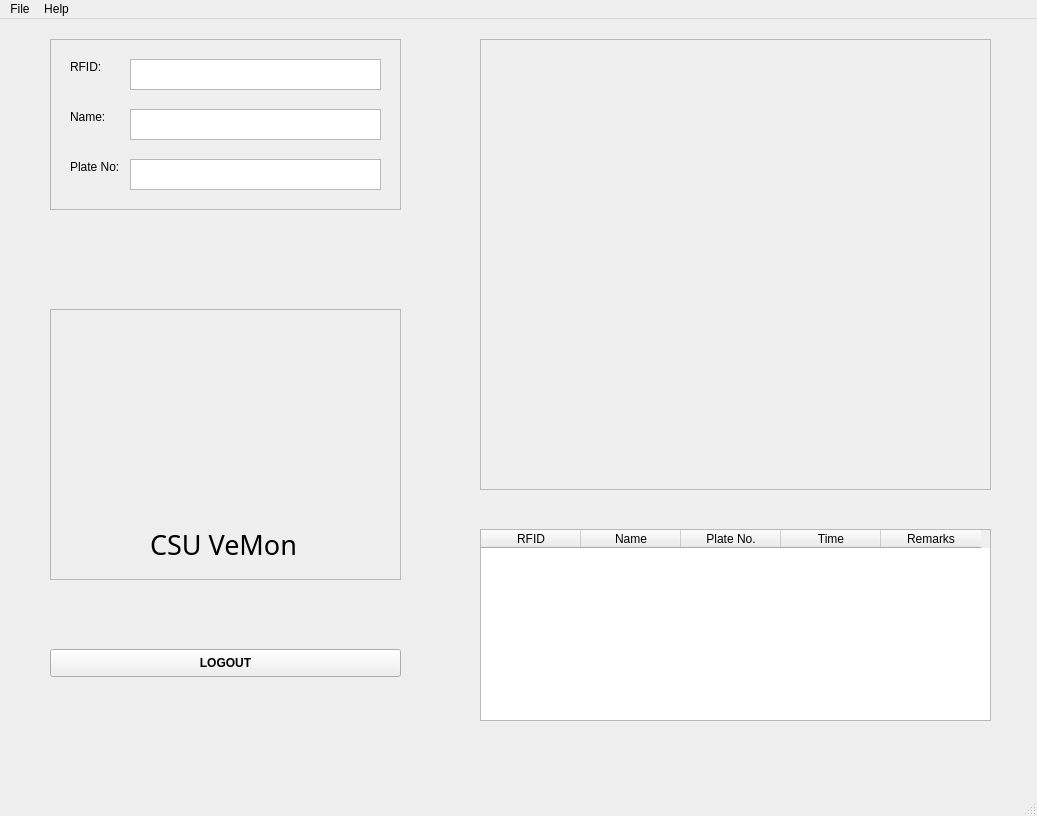
<?xml version="1.0" encoding="UTF-8"?>
<ui version="4.0">
 <class>MainWindow</class>
 <widget class="QMainWindow" name="MainWindow">
  <property name="geometry">
   <rect>
    <x>0</x>
    <y>0</y>
    <width>1037</width>
    <height>816</height>
   </rect>
  </property>
  <property name="windowTitle">
   <string>CSU-VeMon</string>
  </property>
  <property name="windowIcon">
   <iconset>
    <normaloff>../images/csuLogo.png</normaloff>../images/csuLogo.png</iconset>
  </property>
  <widget class="QWidget" name="centralwidget">
   <widget class="QTableWidget" name="tableLogs">
    <property name="enabled">
     <bool>true</bool>
    </property>
    <property name="geometry">
     <rect>
      <x>480</x>
      <y>510</y>
      <width>511</width>
      <height>192</height>
     </rect>
    </property>
    <property name="minimumSize">
     <size>
      <width>511</width>
      <height>0</height>
     </size>
    </property>
    <property name="sizeAdjustPolicy">
     <enum>QAbstractScrollArea::AdjustToContentsOnFirstShow</enum>
    </property>
    <property name="showGrid">
     <bool>true</bool>
    </property>
    <property name="wordWrap">
     <bool>true</bool>
    </property>
    <property name="cornerButtonEnabled">
     <bool>true</bool>
    </property>
    <attribute name="verticalHeaderHighlightSections">
     <bool>true</bool>
    </attribute>
    <column>
     <property name="text">
      <string>RFID</string>
     </property>
    </column>
    <column>
     <property name="text">
      <string>Name</string>
     </property>
    </column>
    <column>
     <property name="text">
      <string>Plate No.</string>
     </property>
    </column>
    <column>
     <property name="text">
      <string>Time</string>
     </property>
    </column>
    <column>
     <property name="text">
      <string>Remarks</string>
     </property>
    </column>
   </widget>
   <widget class="QFrame" name="frameInfo">
    <property name="enabled">
     <bool>true</bool>
    </property>
    <property name="geometry">
     <rect>
      <x>50</x>
      <y>20</y>
      <width>351</width>
      <height>171</height>
     </rect>
    </property>
    <property name="frameShape">
     <enum>QFrame::StyledPanel</enum>
    </property>
    <property name="frameShadow">
     <enum>QFrame::Raised</enum>
    </property>
    <widget class="QTextEdit" name="plateValue">
     <property name="enabled">
      <bool>true</bool>
     </property>
     <property name="geometry">
      <rect>
       <x>80</x>
       <y>120</y>
       <width>251</width>
       <height>31</height>
      </rect>
     </property>
     <property name="acceptDrops">
      <bool>false</bool>
     </property>
     <property name="readOnly">
      <bool>true</bool>
     </property>
    </widget>
    <widget class="QTextEdit" name="rfidValue">
     <property name="enabled">
      <bool>true</bool>
     </property>
     <property name="geometry">
      <rect>
       <x>80</x>
       <y>20</y>
       <width>251</width>
       <height>31</height>
      </rect>
     </property>
     <property name="acceptDrops">
      <bool>false</bool>
     </property>
     <property name="readOnly">
      <bool>true</bool>
     </property>
    </widget>
    <widget class="QTextEdit" name="nameValue">
     <property name="enabled">
      <bool>true</bool>
     </property>
     <property name="geometry">
      <rect>
       <x>80</x>
       <y>70</y>
       <width>251</width>
       <height>31</height>
      </rect>
     </property>
     <property name="acceptDrops">
      <bool>false</bool>
     </property>
     <property name="readOnly">
      <bool>true</bool>
     </property>
    </widget>
    <widget class="QLabel" name="nameLabel">
     <property name="geometry">
      <rect>
       <x>20</x>
       <y>70</y>
       <width>55</width>
       <height>16</height>
      </rect>
     </property>
     <property name="text">
      <string>Name:</string>
     </property>
    </widget>
    <widget class="QLabel" name="rfidLabel">
     <property name="geometry">
      <rect>
       <x>20</x>
       <y>20</y>
       <width>55</width>
       <height>16</height>
      </rect>
     </property>
     <property name="text">
      <string>RFID:</string>
     </property>
    </widget>
    <widget class="QLabel" name="plateLabel">
     <property name="geometry">
      <rect>
       <x>20</x>
       <y>120</y>
       <width>55</width>
       <height>16</height>
      </rect>
     </property>
     <property name="text">
      <string>Plate No:</string>
     </property>
    </widget>
   </widget>
   <widget class="QFrame" name="framePicture">
    <property name="geometry">
     <rect>
      <x>480</x>
      <y>20</y>
      <width>511</width>
      <height>451</height>
     </rect>
    </property>
    <property name="frameShape">
     <enum>QFrame::StyledPanel</enum>
    </property>
    <property name="frameShadow">
     <enum>QFrame::Raised</enum>
    </property>
    <widget class="QLabel" name="userPhoto">
     <property name="geometry">
      <rect>
       <x>10</x>
       <y>10</y>
       <width>491</width>
       <height>431</height>
      </rect>
     </property>
     <property name="text">
      <string/>
     </property>
     <property name="scaledContents">
      <bool>true</bool>
     </property>
    </widget>
   </widget>
   <widget class="QFrame" name="frameCSU">
    <property name="geometry">
     <rect>
      <x>50</x>
      <y>290</y>
      <width>351</width>
      <height>271</height>
     </rect>
    </property>
    <property name="frameShape">
     <enum>QFrame::StyledPanel</enum>
    </property>
    <property name="frameShadow">
     <enum>QFrame::Raised</enum>
    </property>
    <widget class="QLabel" name="csuLogo">
     <property name="geometry">
      <rect>
       <x>90</x>
       <y>20</y>
       <width>171</width>
       <height>171</height>
      </rect>
     </property>
     <property name="lineWidth">
      <number>0</number>
     </property>
     <property name="text">
      <string/>
     </property>
     <property name="pixmap">
      <pixmap>../images/csuLogo.png</pixmap>
     </property>
     <property name="scaledContents">
      <bool>true</bool>
     </property>
    </widget>
    <widget class="QLabel" name="csuLabel">
     <property name="geometry">
      <rect>
       <x>100</x>
       <y>220</y>
       <width>191</width>
       <height>31</height>
      </rect>
     </property>
     <property name="font">
      <font>
       <family>MS Reference Sans Serif</family>
       <pointsize>20</pointsize>
      </font>
     </property>
     <property name="text">
      <string>CSU VeMon</string>
     </property>
    </widget>
   </widget>
   <widget class="QPushButton" name="buttonLogout">
    <property name="geometry">
     <rect>
      <x>50</x>
      <y>630</y>
      <width>351</width>
      <height>28</height>
     </rect>
    </property>
    <property name="font">
     <font>
      <weight>75</weight>
      <bold>true</bold>
     </font>
    </property>
    <property name="autoFillBackground">
     <bool>false</bool>
    </property>
    <property name="text">
     <string>LOGOUT</string>
    </property>
    <property name="icon">
     <iconset>
      <normaloff>../images/logoutIcon.png</normaloff>../images/logoutIcon.png</iconset>
    </property>
   </widget>
  </widget>
  <widget class="QMenuBar" name="menubar">
   <property name="geometry">
    <rect>
     <x>0</x>
     <y>0</y>
     <width>1037</width>
     <height>21</height>
    </rect>
   </property>
   <widget class="QMenu" name="menuFile">
    <property name="title">
     <string>File</string>
    </property>
    <addaction name="actionExit"/>
   </widget>
   <widget class="QMenu" name="menuAbout">
    <property name="title">
     <string>Help</string>
    </property>
    <addaction name="actionAbout"/>
   </widget>
   <addaction name="menuFile"/>
   <addaction name="menuAbout"/>
  </widget>
  <widget class="QStatusBar" name="statusbar"/>
  <action name="actionCSV">
   <property name="text">
    <string>.csv</string>
   </property>
  </action>
  <action name="action_xlsx">
   <property name="text">
    <string>.xlsx</string>
   </property>
  </action>
  <action name="action_txt">
   <property name="text">
    <string>.txt</string>
   </property>
  </action>
  <action name="actionExit">
   <property name="icon">
    <iconset>
     <normaloff>../../../../../Downloads/Compressed/fugue-icons-3.5.6-src/icons/door-open-out.png</normaloff>../../../../../Downloads/Compressed/fugue-icons-3.5.6-src/icons/door-open-out.png</iconset>
   </property>
   <property name="text">
    <string>Exit</string>
   </property>
  </action>
  <action name="actionAbout">
   <property name="icon">
    <iconset>
     <normaloff>../../../../../Downloads/Compressed/fugue-icons-3.5.6-src/icons/question-button.png</normaloff>../../../../../Downloads/Compressed/fugue-icons-3.5.6-src/icons/question-button.png</iconset>
   </property>
   <property name="text">
    <string>About</string>
   </property>
  </action>
 </widget>
 <resources/>
 <connections/>
</ui>
